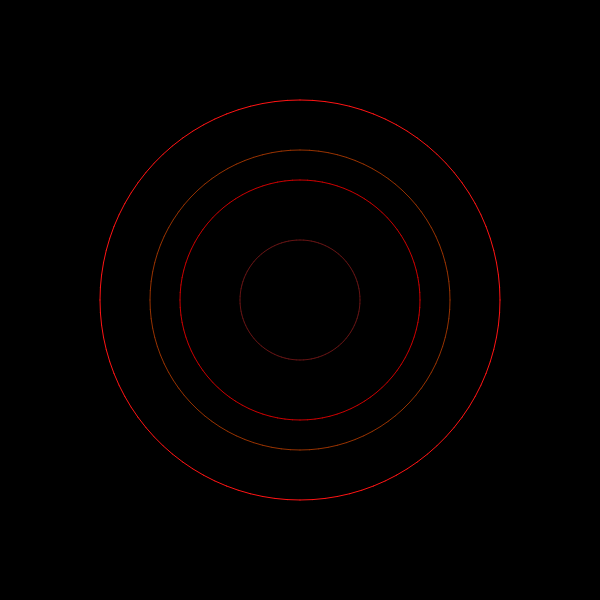
Frame 1 (no input)
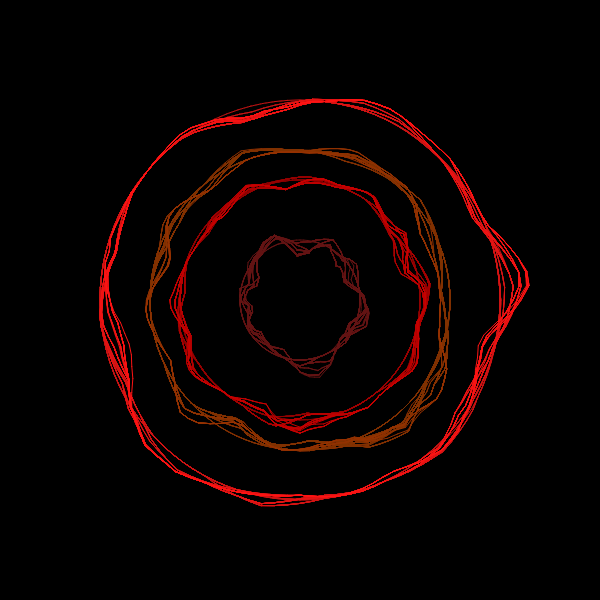
Frame 60 (no input)
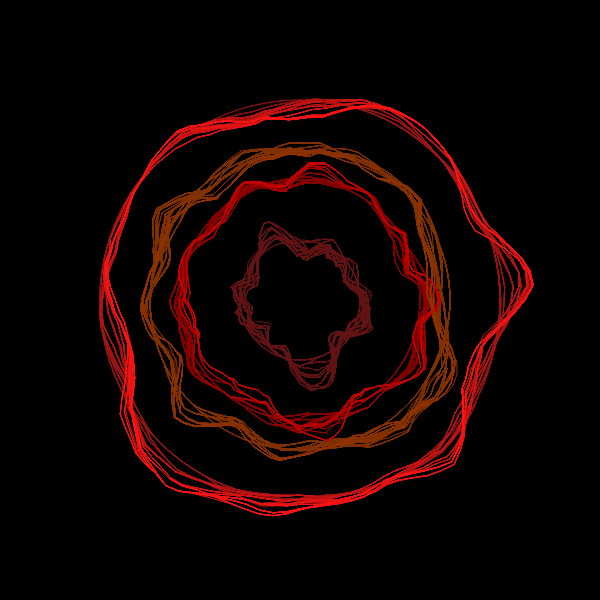
Frame 120 (the mouse pressed at the canvas centre since frame 60)

The p5.js sketch that drew these frames (run headless with seeded random() and noise() and a simulated clock; from frame 60 on, the mouse is pressed at the canvas centre):

// p5.js sketch
// ── sketch.js
taille=600;
w=3;
nbr=100;
V=taille/3

cercles=[]
x=0;
c=0
function setup(){
	createCanvas(taille,taille);
	background(c);
	
	cercles.push(new Cercle(taille/3,[255,20,20]))
	cercles.push(new Cercle(taille/10,[100,20,20]))
	cercles.push(new Cercle(taille/4,[150,50,0]))
	cercles.push(new Cercle(taille/5,[200,0,0]))
 }

function draw(){
	background(c,c,c,1)
	
	for (m=0;m<cercles.length;m++){
		cercles[m].afficher()
	}
	for (m=0;m<cercles.length;m++){
		cercles[m].modifAmpli()
		//cercles[m].modifCouleur()
	}
	
}

function posX(pt){
	return pt[0]*cos(pt[1])
}
function posY(pt){
	return pt[0]*sin(pt[1])
}
function prec(i){
	if (i==0){
		return nbr-1
	}
	return i-1
}
function suiv(i){
	if (i==nbr-1){
		return 0
	}
	return i+1
}
// ── cercle.js
function Cercle(Rayon,couleur) {
	this.points=[]
	this.couleur=couleur
	for (i=0;i<nbr;i++){
		this.points.push([Rayon,i/nbr*2*PI])
	}
	
	this.afficher=function(){
		fill(this.couleur)
		stroke(this.couleur)
		for (i=0;i<this.points.length-1;i++){
			line(taille/2+posX(this.points[i]),taille/2+posY(this.points[i]),taille/2+posX(this.points[i+1]),taille/2+posY(this.points[i+1]))
		}
		line(taille/2+posX(this.points[0]),taille/2+posY(this.points[0]),taille/2+posX(this.points[this.points.length-1]),taille/2+posY(this.points[this.points.length-1]))
	
	}
	this.modifAmpli=function(){
		i=int(random(0,nbr));
		u=i;
		v=i;
		Am=random(-10,10);
		this.points[i][0]+=Am
		u=suiv(u);
		v=prec(v)
		this.points[u][0]+=Am*0.8
		this.points[v][0]+=Am*0.8
		u=suiv(u);
		v=prec(v)
		this.points[u][0]+=Am*0.6
		this.points[v][0]+=Am*0.6
		u=suiv(u);
		v=prec(v)
		this.points[u][0]+=Am*0.4
		this.points[v][0]+=Am*0.4
		u=suiv(u);
		v=prec(v)
		this.points[u][0]+=Am*0.2
		this.points[v][0]+=Am*0.2
	}
	this.modifAngle=function(){
		i=int(random(0,nbr));
		Theta=random(-PI/15,PI/15);
		this.points[i][1]+=Theta	
			
	}
	this.modifCouleur=function(){
		i=int(random(3))
		this.couleur[i]+=random(-2,2)
	}
	
}
// ── style.css


/*This refers to the entire document body*/
body {
  padding: 0px;
}


h1 {
  font-size: 48pt;
}

/*This refers to any paragraph tag*/
p {
  font-size: 12pt;
}


/*This refers to any element of the class apple*/
.apple {
  font-size: 24pt;
  color: #F0C;
}

/*This refers to any element of the class pear*/
.pear {
  color: #0CF;
  float: right;
  padding: 12px;
  border-style: solid;
  width: 50%;
}

/*This refers to the specific element with the id orange*/
#orange {
  background-color: #FCE;
}
